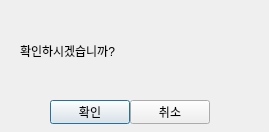
<?xml version="1.0" encoding="UTF-8"?>
<ui version="4.0">
 <class>ConfirmDialog</class>
 <widget class="QDialog" name="ConfirmDialog">
  <property name="geometry">
   <rect>
    <x>0</x>
    <y>0</y>
    <width>269</width>
    <height>132</height>
   </rect>
  </property>
  <property name="windowTitle">
   <string>Dialog</string>
  </property>
  <widget class="QLabel" name="messageLabel">
   <property name="geometry">
    <rect>
     <x>20</x>
     <y>20</y>
     <width>221</width>
     <height>61</height>
    </rect>
   </property>
   <property name="text">
    <string>확인하시겠습니까?</string>
   </property>
  </widget>
  <widget class="QPushButton" name="confirmButton">
   <property name="geometry">
    <rect>
     <x>50</x>
     <y>100</y>
     <width>80</width>
     <height>24</height>
    </rect>
   </property>
   <property name="text">
    <string>확인</string>
   </property>
  </widget>
  <widget class="QPushButton" name="cancelButton">
   <property name="geometry">
    <rect>
     <x>130</x>
     <y>100</y>
     <width>80</width>
     <height>24</height>
    </rect>
   </property>
   <property name="text">
    <string>취소</string>
   </property>
  </widget>
 </widget>
 <resources/>
 <connections/>
</ui>
